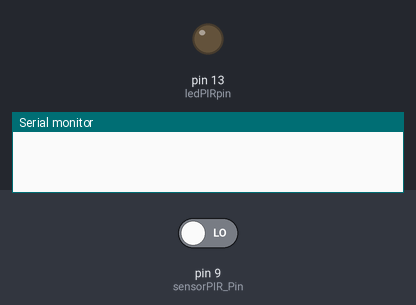
Recording of a sketch running on a simulated Arduino Uno, built with avr-gcc and run on an emulated ATmega328P. Shown: output pins drawn as LEDs (lit = HIGH), the last lines printed to the serial monitor. Inputs (shaded band) come from the test bench; at power-on: pin 9 (sensorPIR_Pin) LOW.

Above: at 1.2 s.
1.3 s: pin 9 (sensorPIR_Pin) driven HIGH
At 1.9 s:
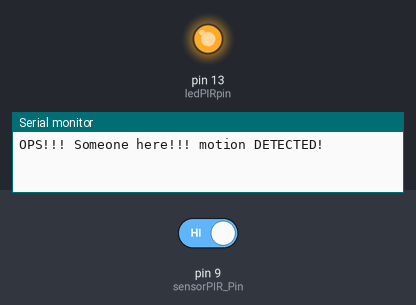
2.8 s: pin 9 (sensorPIR_Pin) driven LOW
At 4.2 s:
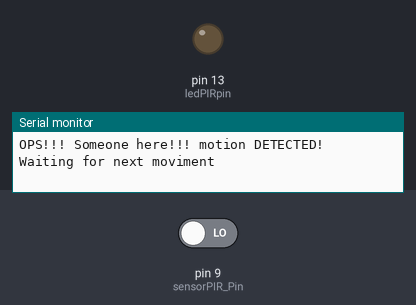
Timing chart, 0 to 5.8 s (numbered marks = the images above; inputs shaded):
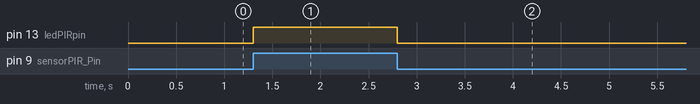

Measured:
- after the input at 1.3 s, pin 13 (ledPIRpin): LOW → HIGH at once
- after the input at 2.8 s, pin 13 (ledPIRpin): HIGH → LOW at once

The sketch:

pir.ino
```cpp
const byte ledPIRpin = 13; // LED pin for the LED
const byte sensorPIR_Pin = 9; // input pin
byte pirState = LOW; //

void setup() {
	pinMode(ledPIRpin, OUTPUT); // declare output
	pinMode(sensorPIR_Pin, INPUT); // declare input

	Serial.begin(115200);
}

void loop() {

	if (digitalRead(sensorPIR_Pin) == HIGH) { // input HIGH
		digitalWrite(ledPIRpin, HIGH); // LED ON
		if (pirState == LOW)
		{
			// we have just turned on
			Serial.println("OPS!!! Someone here!!! motion DETECTED!");

			// We only want to print on the output change, not state
			pirState = HIGH;
		}
	}
	else
	{
		digitalWrite(ledPIRpin, LOW); // turn LED OFF
		if (pirState == HIGH) {

			// we have just turned of
			Serial.println("Waiting for next moviment");

			// We only want to print on the output change, not state
			pirState = LOW;
		}
	}
}
```
